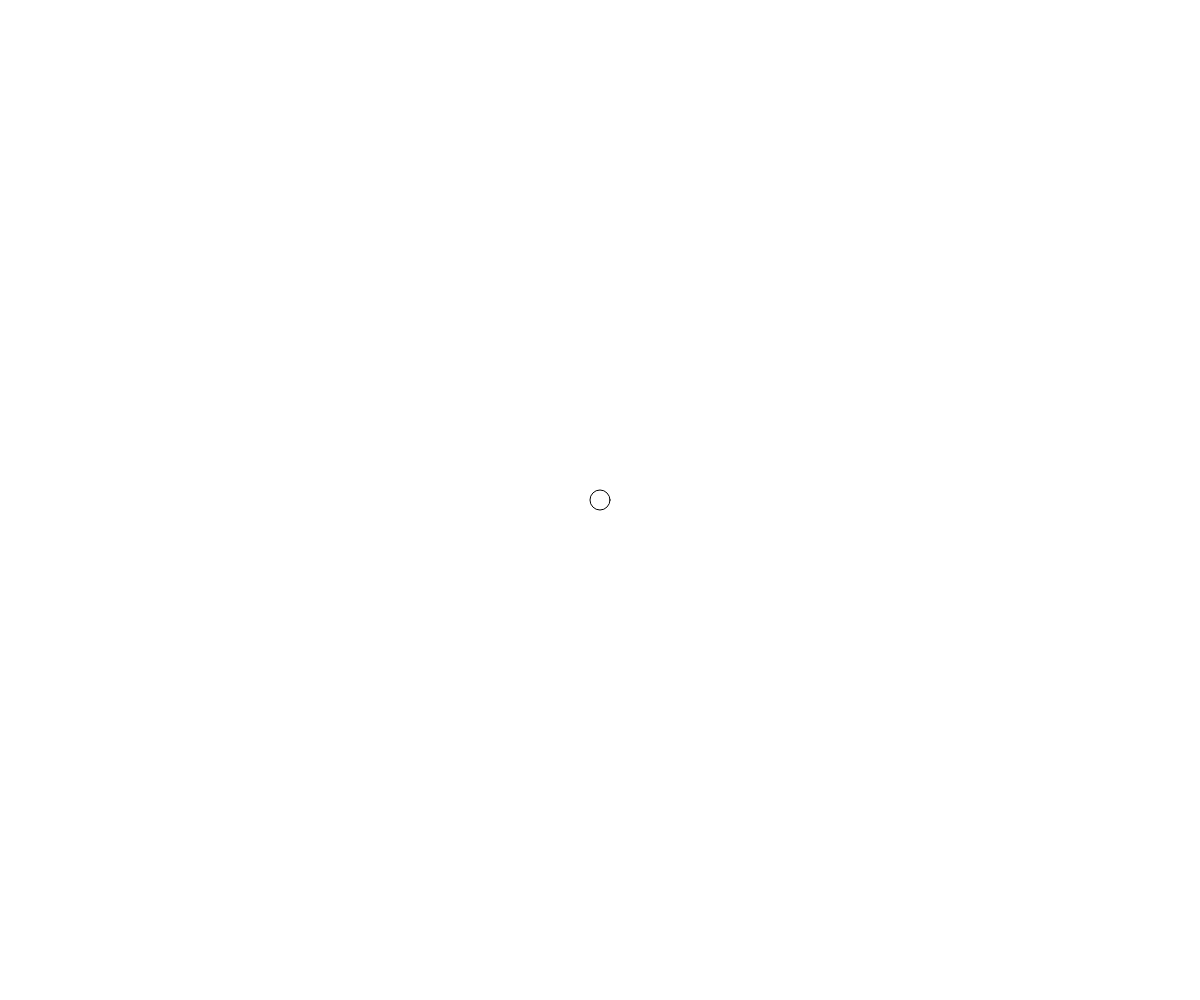
Frame 1 (no input)
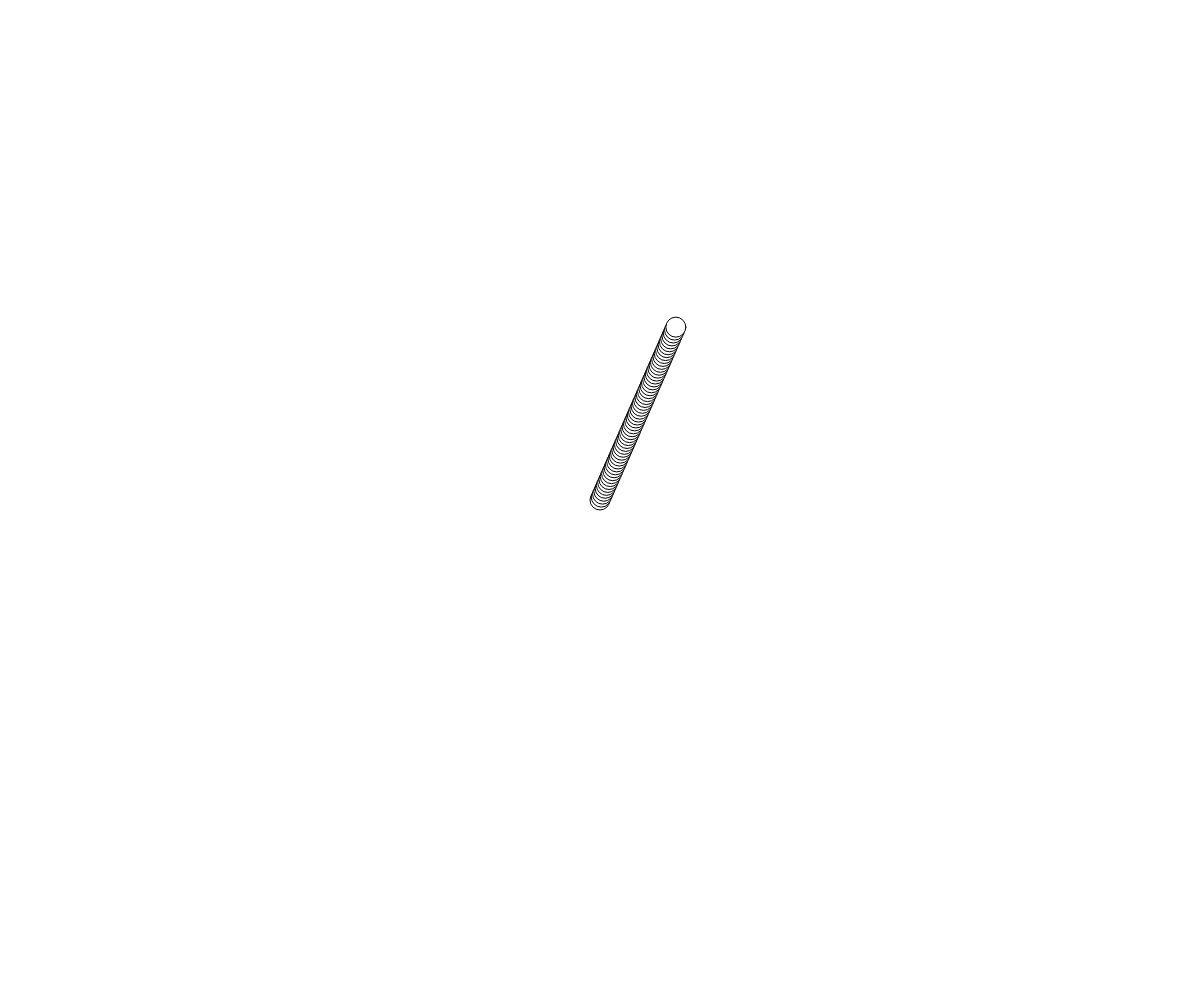
Frame 60 (no input)
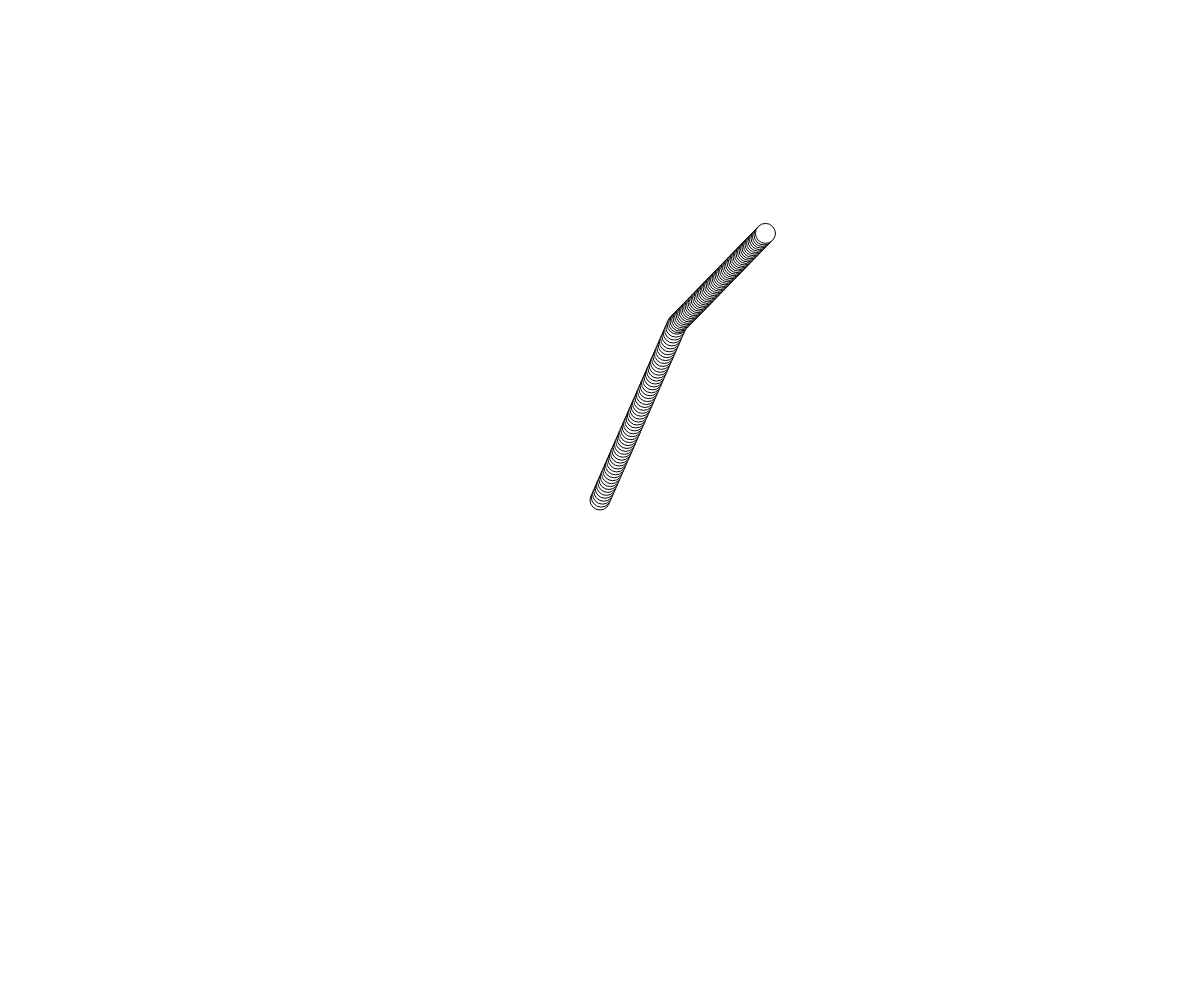
Frame 120 (the mouse pressed at the canvas centre since frame 60)

The p5.js sketch that drew these frames (run headless with seeded random() and noise() and a simulated clock; from frame 60 on, the mouse is pressed at the canvas centre):

// p5.js sketch
// ── sketch.js
// Project Title
// Your Name
// Date
//
// Extra for Experts:
// - describe what you did to take this project "above and beyond"
let x, y;
let xspeed, yspeed

function setup() {
  createCanvas(windowWidth, windowHeight);
  x = width/2;
  y = height/2;
  xspeed = random(-3,3);
  yspeed = random(-5,5);
}

function draw() {
  //background(20, 0, 150);
  ellipse(x ,y , 20, 20);
  x += xspeed;
  y += yspeed;
}
function mousePressed() {
  //fill(0,0,100);
  xspeed = random(-3,3);
  yspeed = random(-5,5);
}



function mouseReleased(){
  fill(0,90,0);
}
